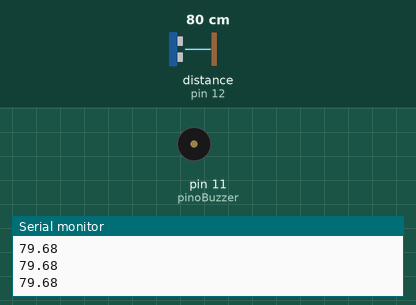
Bench run of a sketch on a simulated Arduino Uno, built with avr-gcc and run on an emulated ATmega328P. Parts: buzzer (waves = sounding), the last lines printed to the serial monitor. Wiring (inferred from the names in the program): ultrasonic range finder: trigger pin 13; echo pin 12. The inputs (shaded band) are chosen by the test bench; at power-on: distance to the obstacle (sensor on pin 12) 80 cm. The echo pulse lasts 58.3 µs per cm.

Above: at 1.2 s.
1.3 s: distance to the obstacle (sensor on pin 12) set to 2 cm
4.3 s: distance to the obstacle (sensor on pin 12) set to 35 cm
At 4.46 s:
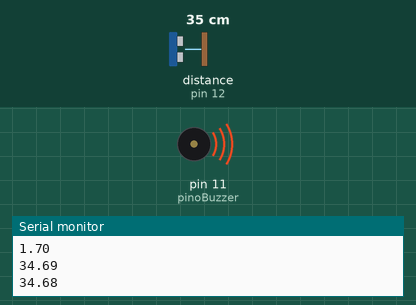
7.3 s: distance to the obstacle (sensor on pin 12) set to 4 cm
8.8 s: distance to the obstacle (sensor on pin 12) set to 60 cm
At 8.95 s:
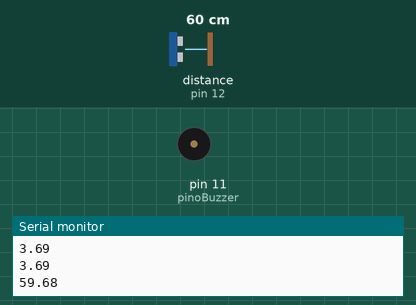
Timing chart, 0 to 12.8 s (numbered marks = the images above; inputs shaded):
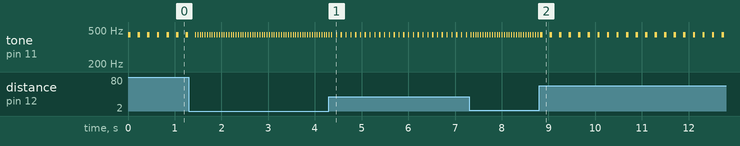

Measured:
- after the input at 1.3 s, tone on pin 11 (pinoBuzzer): alternates 440 Hz for 0.01 s and silent for 0.04 s, starting after 0.15 s
- after the input at 4.3 s, tone on pin 11 (pinoBuzzer): alternates 440 Hz for 0.03 s and silent for 0.08 s, starting after 0.15 s
- after the input at 7.3 s, tone on pin 11 (pinoBuzzer): alternates 440 Hz for 0.01 s and silent for 0.04 s, starting after 0.09 s
- after the input at 8.8 s, tone on pin 11 (pinoBuzzer): alternates 440 Hz for 0.05 s and silent for 0.15 s, starting after 0.07 s
- by itself, tone on pin 11 (pinoBuzzer): alternates 440 Hz for 0.05 s and silent for 0.16 s

The sketch:

movimento.ino
```cpp
#include <Arduino.h>

int pinoTrig = 13;
int pinoEcho = 12;
int pinoBuzzer = 11; //ADICIONAR
float tempo, distancia;

void setup()
{
  Serial.begin(9600);
  pinMode(pinoTrig, OUTPUT);
  pinMode(pinoEcho, INPUT);
  pinMode(pinoBuzzer, OUTPUT); //ADICIONAR
}

void loop()
{
  digitalWrite(pinoTrig, LOW);
  delayMicroseconds(2);
  digitalWrite(pinoTrig, HIGH);
  delayMicroseconds(10);
  digitalWrite(pinoTrig, LOW);

  tempo = pulseIn(pinoEcho, HIGH);
  distancia = (tempo*0.0343)/2;

    Serial.println(distancia);

    //ADICIONAR

    if (distancia < 100 && distancia > 50)
    {
        tone(pinoBuzzer, 440, 50);
        delay(100);
        noTone(pinoBuzzer);
        delay(100);
    }

    if (distancia < 50 && distancia > 25)
    {
        tone(pinoBuzzer, 440, 25);
        delay(50);
        noTone(pinoBuzzer);
        delay(50);
    }

    if (distancia < 25)
    {
        tone(pinoBuzzer, 440, 12);
        delay(25);
        noTone(pinoBuzzer);
        delay(25);
    }

}
```
